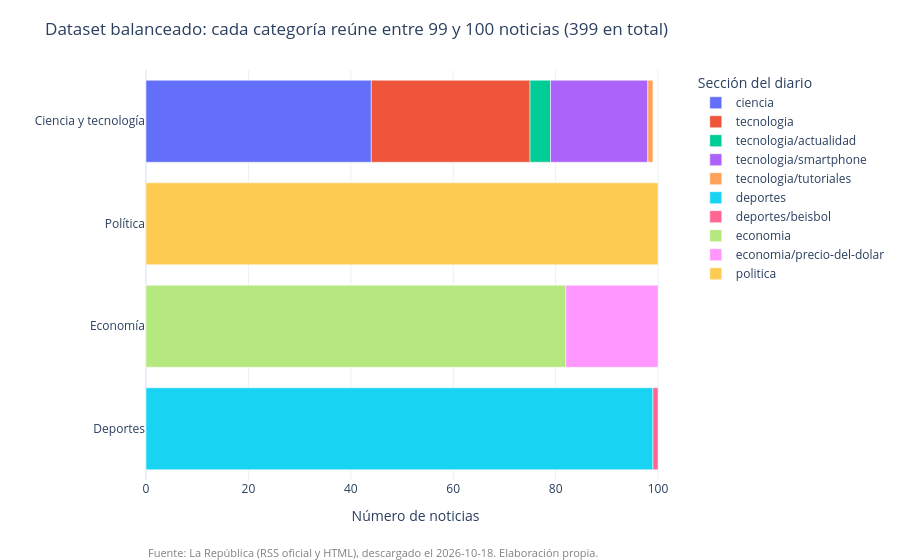

Notebook code cell kept with this figure:
### Code cell
por_categoria = (df.groupby(["etiqueta", "seccion_original"]).size().rename("noticias").reset_index())
por_categoria["categoria"] = por_categoria["etiqueta"].map(ETIQUETAS_LEGIBLES)
totales = df["etiqueta"].value_counts()
orden = [ETIQUETAS_LEGIBLES[c] for c in totales.sort_values().index]

if totales.max() / totales.min() <= 1.15:
    titulo = (f"Dataset balanceado: cada categoría reúne entre {totales.min()} y {totales.max()} "
              f"noticias ({len(df)} en total)")
else:
    titulo = (f"{ETIQUETAS_LEGIBLES[totales.idxmax()]} domina con {totales.max()} noticias; "
              f"{ETIQUETAS_LEGIBLES[totales.idxmin()]} queda en {totales.min()}")

fig = px.bar(por_categoria, x="noticias", y="categoria", color="seccion_original", orientation="h",
             category_orders={"categoria": orden}, title=titulo,
             labels={"noticias": "Número de noticias", "categoria": "", "seccion_original": "Sección del diario"})
pie_de_fuente(fig).show()
totales

### Figure 1 — Plotly figure (JSON) as saved in the notebook; plotly's stock layout.template omitted (floating-point values rounded to 4 significant figures)
{"data": [{"hovertemplate": "Sección del diario=ciencia<br>Número de noticias=%{x}<br>=%{y}<extra></extra>", "legendgroup": "ciencia", "marker": {"color": "#636efa", "pattern": {"shape": ""}}, "name": "ciencia", "orientation": "h", "showlegend": true, "textposition": "auto", "type": "bar", "x": [44], "xaxis": "x", "y": ["Ciencia y tecnología"], "yaxis": "y"}, {"hovertemplate": "Sección del diario=tecnologia<br>Número de noticias=%{x}<br>=%{y}<extra></extra>", "legendgroup": "tecnologia", "marker": {"color": "#EF553B", "pattern": {"shape": ""}}, "name": "tecnologia", "orientation": "h", "showlegend": true, "textposition": "auto", "type": "bar", "x": [31], "xaxis": "x", "y": ["Ciencia y tecnología"], "yaxis": "y"}, {"hovertemplate": "Sección del diario=tecnologia/actualidad<br>Número de noticias=%{x}<br>=%{y}<extra></extra>", "legendgroup": "tecnologia/actualidad", "marker": {"color": "#00cc96", "pattern": {"shape": ""}}, "name": "tecnologia/actualidad", "orientation": "h", "showlegend": true, "textposition": "auto", "type": "bar", "x": [4], "xaxis": "x", "y": ["Ciencia y tecnología"], "yaxis": "y"}, {"hovertemplate": "Sección del diario=tecnologia/smartphone<br>Número de noticias=%{x}<br>=%{y}<extra></extra>", "legendgroup": "tecnologia/smartphone", "marker": {"color": "#ab63fa", "pattern": {"shape": ""}}, "name": "tecnologia/smartphone", "orientation": "h", "showlegend": true, "textposition": "auto", "type": "bar", "x": [19], "xaxis": "x", "y": ["Ciencia y tecnología"], "yaxis": "y"}, {"hovertemplate": "Sección del diario=tecnologia/tutoriales<br>Número de noticias=%{x}<br>=%{y}<extra></extra>", "legendgroup": "tecnologia/tutoriales", "marker": {"color": "#FFA15A", "pattern": {"shape": ""}}, "name": "tecnologia/tutoriales", "orientation": "h", "showlegend": true, "textposition": "auto", "type": "bar", "x": [1], "xaxis": "x", "y": ["Ciencia y tecnología"], "yaxis": "y"}, {"hovertemplate": "Sección del diario=deportes<br>Número de noticias=%{x}<br>=%{y}<extra></extra>", "legendgroup": "deportes", "marker": {"color": "#19d3f3", "pattern": {"shape": ""}}, "name": "deportes", "orientation": "h", "showlegend": true, "textposition": "auto", "type": "bar", "x": [99], "xaxis": "x", "y": ["Deportes"], "yaxis": "y"}, {"hovertemplate": "Sección del diario=deportes/beisbol<br>Número de noticias=%{x}<br>=%{y}<extra></extra>", "legendgroup": "deportes/beisbol", "marker": {"color": "#FF6692", "pattern": {"shape": ""}}, "name": "deportes/beisbol", "orientation": "h", "showlegend": true, "textposition": "auto", "type": "bar", "x": [1], "xaxis": "x", "y": ["Deportes"], "yaxis": "y"}, {"hovertemplate": "Sección del diario=economia<br>Número de noticias=%{x}<br>=%{y}<extra></extra>", "legendgroup": "economia", "marker": {"color": "#B6E880", "pattern": {"shape": ""}}, "name": "economia", "orientation": "h", "showlegend": true, "textposition": "auto", "type": "bar", "x": [82], "xaxis": "x", "y": ["Economía"], "yaxis": "y"}, {"hovertemplate": "Sección del diario=economia/precio-del-dolar<br>Número de noticias=%{x}<br>=%{y}<extra></extra>", "legendgroup": "economia/precio-del-dolar", "marker": {"color": "#FF97FF", "pattern": {"shape": ""}}, "name": "economia/precio-del-dolar", "orientation": "h", "showlegend": true, "textposition": "auto", "type": "bar", "x": [18], "xaxis": "x", "y": ["Economía"], "yaxis": "y"}, {"hovertemplate": "Sección del diario=politica<br>Número de noticias=%{x}<br>=%{y}<extra></extra>", "legendgroup": "politica", "marker": {"color": "#FECB52", "pattern": {"shape": ""}}, "name": "politica", "orientation": "h", "showlegend": true, "textposition": "auto", "type": "bar", "x": [100], "xaxis": "x", "y": ["Política"], "yaxis": "y"}], "layout": {"annotations": [{"font": {"color": "gray", "size": 11}, "showarrow": false, "text": "Fuente: La República (RSS oficial y HTML), descargado el 2026-10-18. Elaboración propia.", "x": 0, "xref": "paper", "y": -0.2, "yref": "paper"}], "barmode": "relative", "legend": {"title": {"text": "Sección del diario"}, "tracegroupgap": 0}, "margin": {"b": 80, "l": 10, "r": 10, "t": 70}, "title": {"font": {"size": 17}, "text": "Dataset balanceado: cada categoría reúne entre 99 y 100 noticias (399 en total)"}, "xaxis": {"anchor": "y", "domain": [0.0, 1.0], "title": {"text": "Número de noticias"}}, "yaxis": {"anchor": "x", "categoryarray": ["Deportes", "Economía", "Política", "Ciencia y tecnología"], "categoryorder": "array", "domain": [0.0, 1.0], "title": {"text": ""}}}}
